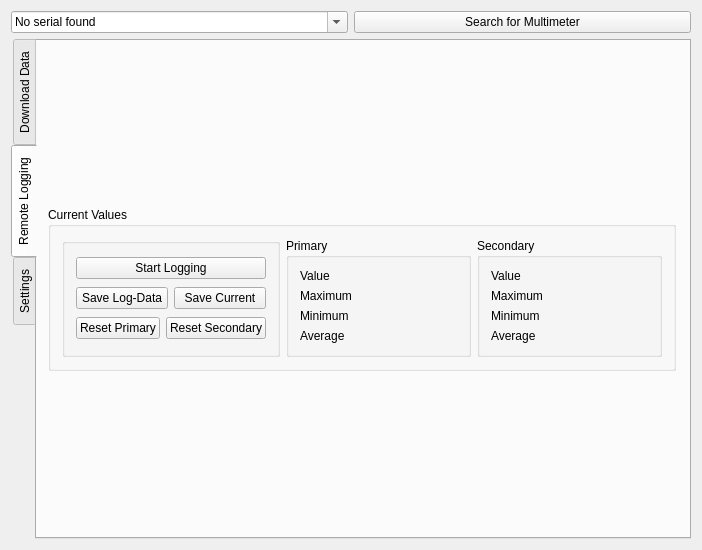
<?xml version="1.0" encoding="UTF-8"?>
<ui version="4.0">
 <class>YellowDolphinDownloaderClass</class>
 <widget class="QWidget" name="YellowDolphinDownloaderClass">
  <property name="geometry">
   <rect>
    <x>0</x>
    <y>0</y>
    <width>700</width>
    <height>550</height>
   </rect>
  </property>
  <property name="sizePolicy">
   <sizepolicy hsizetype="Fixed" vsizetype="Fixed">
    <horstretch>0</horstretch>
    <verstretch>0</verstretch>
   </sizepolicy>
  </property>
  <property name="maximumSize">
   <size>
    <width>10000</width>
    <height>10000</height>
   </size>
  </property>
  <property name="acceptDrops">
   <bool>false</bool>
  </property>
  <property name="windowTitle">
   <string>YellowDolphinDownloader</string>
  </property>
  <property name="autoFillBackground">
   <bool>true</bool>
  </property>
  <property name="locale">
   <locale language="English" country="UnitedStates"/>
  </property>
  <layout class="QVBoxLayout" name="verticalLayout">
   <item>
    <layout class="QHBoxLayout" name="horizontalLayout">
     <item>
      <widget class="QComboBox" name="interfacesCombo">
       <property name="mouseTracking">
        <bool>true</bool>
       </property>
       <property name="editable">
        <bool>true</bool>
       </property>
       <item>
        <property name="text">
         <string>No serial found</string>
        </property>
       </item>
      </widget>
     </item>
     <item>
      <widget class="QPushButton" name="searchmultimeter">
       <property name="text">
        <string>Search for Multimeter</string>
       </property>
      </widget>
     </item>
    </layout>
   </item>
   <item>
    <widget class="QTabWidget" name="tabWidget">
     <property name="tabPosition">
      <enum>QTabWidget::West</enum>
     </property>
     <property name="currentIndex">
      <number>1</number>
     </property>
     <widget class="QWidget" name="tab_download">
      <attribute name="title">
       <string>Download Data</string>
      </attribute>
      <layout class="QVBoxLayout" name="verticalLayout_3">
       <item>
        <layout class="QHBoxLayout" name="horizontalLayout_2">
         <item>
          <widget class="QGroupBox" name="downloadSelectBox">
           <property name="title">
            <string>Select Data Source</string>
           </property>
           <layout class="QVBoxLayout" name="verticalLayout_2">
            <item>
             <widget class="QRadioButton" name="radioDownloadSave">
              <property name="text">
               <string>SAVE</string>
              </property>
              <property name="checked">
               <bool>true</bool>
              </property>
             </widget>
            </item>
            <item>
             <widget class="QRadioButton" name="radioDownloadLog">
              <property name="text">
               <string>LOG</string>
              </property>
             </widget>
            </item>
            <item>
             <widget class="QRadioButton" name="radioUseBinFileDL">
              <property name="text">
               <string>Load from binary file</string>
              </property>
             </widget>
            </item>
           </layout>
          </widget>
         </item>
         <item>
          <widget class="QGroupBox" name="downloadOutputBox">
           <property name="title">
            <string>Select Output Format</string>
           </property>
           <layout class="QVBoxLayout" name="verticalLayout_4">
            <item>
             <widget class="QRadioButton" name="radioDownload2Bin">
              <property name="text">
               <string>Binary Format</string>
              </property>
              <property name="checked">
               <bool>true</bool>
              </property>
             </widget>
            </item>
            <item>
             <widget class="QRadioButton" name="radioDownload2CSVF">
              <property name="text">
               <string>CSV (Full)</string>
              </property>
             </widget>
            </item>
            <item>
             <widget class="QRadioButton" name="radioDownload2CSVR">
              <property name="text">
               <string>CSV (Reduced)</string>
              </property>
             </widget>
            </item>
            <item>
             <widget class="QRadioButton" name="radioDownload2OO">
              <property name="text">
               <string>OpenOffice (Calc)</string>
              </property>
             </widget>
            </item>
           </layout>
          </widget>
         </item>
        </layout>
       </item>
       <item>
        <widget class="QPushButton" name="downloadButton">
         <property name="text">
          <string>Download</string>
         </property>
        </widget>
       </item>
       <item>
        <widget class="QProgressBar" name="progressBar">
         <property name="value">
          <number>0</number>
         </property>
         <property name="textVisible">
          <bool>true</bool>
         </property>
         <property name="orientation">
          <enum>Qt::Horizontal</enum>
         </property>
         <property name="invertedAppearance">
          <bool>false</bool>
         </property>
         <property name="textDirection">
          <enum>QProgressBar::TopToBottom</enum>
         </property>
         <property name="format">
          <string>%p%</string>
         </property>
        </widget>
       </item>
      </layout>
     </widget>
     <widget class="QWidget" name="tab_remote">
      <attribute name="title">
       <string>Remote Logging</string>
      </attribute>
      <layout class="QVBoxLayout" name="verticalLayout_7">
       <item>
        <layout class="QVBoxLayout" name="verticalLayout_VP"/>
       </item>
       <item>
        <widget class="QGroupBox" name="groupBox">
         <property name="sizePolicy">
          <sizepolicy hsizetype="Fixed" vsizetype="Fixed">
           <horstretch>0</horstretch>
           <verstretch>0</verstretch>
          </sizepolicy>
         </property>
         <property name="title">
          <string>Current Values</string>
         </property>
         <layout class="QVBoxLayout" name="verticalLayout_9">
          <item>
           <layout class="QHBoxLayout" name="horizontalLayout_6">
            <item>
             <widget class="QGroupBox" name="groupBox_remoteLogCommands">
              <property name="title">
               <string/>
              </property>
              <layout class="QVBoxLayout" name="verticalLayout_5">
               <item>
                <widget class="QPushButton" name="pushButton_remlog_query">
                 <property name="text">
                  <string>Start Logging</string>
                 </property>
                </widget>
               </item>
               <item>
                <layout class="QHBoxLayout" name="horizontalLayout_8">
                 <item>
                  <widget class="QPushButton" name="pushButton_SaveData">
                   <property name="text">
                    <string>Save Log-Data</string>
                   </property>
                  </widget>
                 </item>
                 <item>
                  <widget class="QPushButton" name="pushButton_3">
                   <property name="text">
                    <string>Save Current</string>
                   </property>
                  </widget>
                 </item>
                </layout>
               </item>
               <item>
                <layout class="QHBoxLayout" name="horizontalLayout_4">
                 <item>
                  <widget class="QPushButton" name="pushButton_ResetPri">
                   <property name="text">
                    <string>Reset Primary</string>
                   </property>
                  </widget>
                 </item>
                 <item>
                  <widget class="QPushButton" name="pushButton_resetSec">
                   <property name="text">
                    <string>Reset Secondary</string>
                   </property>
                  </widget>
                 </item>
                </layout>
               </item>
              </layout>
             </widget>
            </item>
            <item>
             <widget class="QGroupBox" name="groupBox_pri">
              <property name="sizePolicy">
               <sizepolicy hsizetype="Fixed" vsizetype="Fixed">
                <horstretch>0</horstretch>
                <verstretch>0</verstretch>
               </sizepolicy>
              </property>
              <property name="title">
               <string>Primary</string>
              </property>
              <layout class="QHBoxLayout" name="horizontalLayout_3">
               <item>
                <layout class="QVBoxLayout" name="verticalLayout_14">
                 <item>
                  <widget class="QLabel" name="label_23">
                   <property name="text">
                    <string>Value</string>
                   </property>
                  </widget>
                 </item>
                 <item>
                  <widget class="QLabel" name="label_25">
                   <property name="text">
                    <string>Maximum</string>
                   </property>
                  </widget>
                 </item>
                 <item>
                  <widget class="QLabel" name="label_24">
                   <property name="text">
                    <string>Minimum</string>
                   </property>
                  </widget>
                 </item>
                 <item>
                  <widget class="QLabel" name="label_26">
                   <property name="text">
                    <string>Average</string>
                   </property>
                  </widget>
                 </item>
                </layout>
               </item>
               <item>
                <layout class="QVBoxLayout" name="verticalLayout_10">
                 <item>
                  <widget class="QLabel" name="label_priValue">
                   <property name="sizePolicy">
                    <sizepolicy hsizetype="Fixed" vsizetype="Fixed">
                     <horstretch>0</horstretch>
                     <verstretch>0</verstretch>
                    </sizepolicy>
                   </property>
                   <property name="minimumSize">
                    <size>
                     <width>99</width>
                     <height>14</height>
                    </size>
                   </property>
                   <property name="maximumSize">
                    <size>
                     <width>99</width>
                     <height>14</height>
                    </size>
                   </property>
                   <property name="baseSize">
                    <size>
                     <width>28</width>
                     <height>0</height>
                    </size>
                   </property>
                   <property name="font">
                    <font>
                     <pointsize>9</pointsize>
                    </font>
                   </property>
                   <property name="text">
                    <string/>
                   </property>
                   <property name="textFormat">
                    <enum>Qt::PlainText</enum>
                   </property>
                   <property name="scaledContents">
                    <bool>false</bool>
                   </property>
                   <property name="alignment">
                    <set>Qt::AlignRight|Qt::AlignTrailing|Qt::AlignVCenter</set>
                   </property>
                   <property name="textInteractionFlags">
                    <set>Qt::LinksAccessibleByMouse|Qt::TextSelectableByMouse</set>
                   </property>
                  </widget>
                 </item>
                 <item>
                  <widget class="QLabel" name="label_priMax">
                   <property name="sizePolicy">
                    <sizepolicy hsizetype="Fixed" vsizetype="Fixed">
                     <horstretch>99</horstretch>
                     <verstretch>14</verstretch>
                    </sizepolicy>
                   </property>
                   <property name="minimumSize">
                    <size>
                     <width>99</width>
                     <height>14</height>
                    </size>
                   </property>
                   <property name="maximumSize">
                    <size>
                     <width>99</width>
                     <height>14</height>
                    </size>
                   </property>
                   <property name="font">
                    <font>
                     <pointsize>9</pointsize>
                    </font>
                   </property>
                   <property name="text">
                    <string/>
                   </property>
                   <property name="textFormat">
                    <enum>Qt::PlainText</enum>
                   </property>
                   <property name="scaledContents">
                    <bool>false</bool>
                   </property>
                   <property name="alignment">
                    <set>Qt::AlignRight|Qt::AlignTrailing|Qt::AlignVCenter</set>
                   </property>
                   <property name="textInteractionFlags">
                    <set>Qt::LinksAccessibleByMouse|Qt::TextSelectableByMouse</set>
                   </property>
                  </widget>
                 </item>
                 <item>
                  <widget class="QLabel" name="label_priMin">
                   <property name="sizePolicy">
                    <sizepolicy hsizetype="Fixed" vsizetype="Fixed">
                     <horstretch>99</horstretch>
                     <verstretch>14</verstretch>
                    </sizepolicy>
                   </property>
                   <property name="minimumSize">
                    <size>
                     <width>99</width>
                     <height>14</height>
                    </size>
                   </property>
                   <property name="maximumSize">
                    <size>
                     <width>99</width>
                     <height>14</height>
                    </size>
                   </property>
                   <property name="font">
                    <font>
                     <pointsize>9</pointsize>
                    </font>
                   </property>
                   <property name="text">
                    <string/>
                   </property>
                   <property name="textFormat">
                    <enum>Qt::PlainText</enum>
                   </property>
                   <property name="scaledContents">
                    <bool>false</bool>
                   </property>
                   <property name="alignment">
                    <set>Qt::AlignRight|Qt::AlignTrailing|Qt::AlignVCenter</set>
                   </property>
                   <property name="textInteractionFlags">
                    <set>Qt::LinksAccessibleByMouse|Qt::TextSelectableByMouse</set>
                   </property>
                  </widget>
                 </item>
                 <item>
                  <widget class="QLabel" name="label_priAverage">
                   <property name="sizePolicy">
                    <sizepolicy hsizetype="Fixed" vsizetype="Fixed">
                     <horstretch>99</horstretch>
                     <verstretch>14</verstretch>
                    </sizepolicy>
                   </property>
                   <property name="minimumSize">
                    <size>
                     <width>99</width>
                     <height>14</height>
                    </size>
                   </property>
                   <property name="maximumSize">
                    <size>
                     <width>99</width>
                     <height>14</height>
                    </size>
                   </property>
                   <property name="font">
                    <font>
                     <pointsize>9</pointsize>
                    </font>
                   </property>
                   <property name="text">
                    <string/>
                   </property>
                   <property name="textFormat">
                    <enum>Qt::PlainText</enum>
                   </property>
                   <property name="scaledContents">
                    <bool>false</bool>
                   </property>
                   <property name="alignment">
                    <set>Qt::AlignRight|Qt::AlignTrailing|Qt::AlignVCenter</set>
                   </property>
                   <property name="textInteractionFlags">
                    <set>Qt::LinksAccessibleByMouse|Qt::TextSelectableByMouse</set>
                   </property>
                  </widget>
                 </item>
                </layout>
               </item>
              </layout>
             </widget>
            </item>
            <item>
             <widget class="QGroupBox" name="groupBox_sec">
              <property name="sizePolicy">
               <sizepolicy hsizetype="Fixed" vsizetype="Fixed">
                <horstretch>0</horstretch>
                <verstretch>0</verstretch>
               </sizepolicy>
              </property>
              <property name="title">
               <string>Secondary</string>
              </property>
              <layout class="QHBoxLayout" name="horizontalLayout_5">
               <item>
                <layout class="QVBoxLayout" name="verticalLayout_15">
                 <item>
                  <widget class="QLabel" name="label_27">
                   <property name="text">
                    <string>Value</string>
                   </property>
                  </widget>
                 </item>
                 <item>
                  <widget class="QLabel" name="label_28">
                   <property name="text">
                    <string>Maximum</string>
                   </property>
                  </widget>
                 </item>
                 <item>
                  <widget class="QLabel" name="label_29">
                   <property name="text">
                    <string>Minimum</string>
                   </property>
                  </widget>
                 </item>
                 <item>
                  <widget class="QLabel" name="label_30">
                   <property name="text">
                    <string>Average</string>
                   </property>
                  </widget>
                 </item>
                </layout>
               </item>
               <item>
                <layout class="QVBoxLayout" name="verticalLayout_16">
                 <item>
                  <widget class="QLabel" name="label_secValue">
                   <property name="sizePolicy">
                    <sizepolicy hsizetype="Fixed" vsizetype="Fixed">
                     <horstretch>99</horstretch>
                     <verstretch>14</verstretch>
                    </sizepolicy>
                   </property>
                   <property name="minimumSize">
                    <size>
                     <width>99</width>
                     <height>14</height>
                    </size>
                   </property>
                   <property name="maximumSize">
                    <size>
                     <width>99</width>
                     <height>14</height>
                    </size>
                   </property>
                   <property name="baseSize">
                    <size>
                     <width>28</width>
                     <height>0</height>
                    </size>
                   </property>
                   <property name="font">
                    <font>
                     <pointsize>9</pointsize>
                    </font>
                   </property>
                   <property name="text">
                    <string/>
                   </property>
                   <property name="textFormat">
                    <enum>Qt::PlainText</enum>
                   </property>
                   <property name="scaledContents">
                    <bool>false</bool>
                   </property>
                   <property name="alignment">
                    <set>Qt::AlignRight|Qt::AlignTrailing|Qt::AlignVCenter</set>
                   </property>
                   <property name="textInteractionFlags">
                    <set>Qt::LinksAccessibleByMouse|Qt::TextSelectableByMouse</set>
                   </property>
                  </widget>
                 </item>
                 <item>
                  <widget class="QLabel" name="label_secMax">
                   <property name="sizePolicy">
                    <sizepolicy hsizetype="Fixed" vsizetype="Fixed">
                     <horstretch>99</horstretch>
                     <verstretch>14</verstretch>
                    </sizepolicy>
                   </property>
                   <property name="minimumSize">
                    <size>
                     <width>99</width>
                     <height>14</height>
                    </size>
                   </property>
                   <property name="maximumSize">
                    <size>
                     <width>99</width>
                     <height>14</height>
                    </size>
                   </property>
                   <property name="font">
                    <font>
                     <pointsize>9</pointsize>
                    </font>
                   </property>
                   <property name="text">
                    <string/>
                   </property>
                   <property name="textFormat">
                    <enum>Qt::PlainText</enum>
                   </property>
                   <property name="scaledContents">
                    <bool>false</bool>
                   </property>
                   <property name="alignment">
                    <set>Qt::AlignRight|Qt::AlignTrailing|Qt::AlignVCenter</set>
                   </property>
                   <property name="textInteractionFlags">
                    <set>Qt::LinksAccessibleByMouse|Qt::TextSelectableByMouse</set>
                   </property>
                  </widget>
                 </item>
                 <item>
                  <widget class="QLabel" name="label_secMin">
                   <property name="sizePolicy">
                    <sizepolicy hsizetype="Fixed" vsizetype="Fixed">
                     <horstretch>99</horstretch>
                     <verstretch>14</verstretch>
                    </sizepolicy>
                   </property>
                   <property name="minimumSize">
                    <size>
                     <width>99</width>
                     <height>14</height>
                    </size>
                   </property>
                   <property name="maximumSize">
                    <size>
                     <width>99</width>
                     <height>14</height>
                    </size>
                   </property>
                   <property name="font">
                    <font>
                     <pointsize>9</pointsize>
                    </font>
                   </property>
                   <property name="text">
                    <string/>
                   </property>
                   <property name="textFormat">
                    <enum>Qt::PlainText</enum>
                   </property>
                   <property name="scaledContents">
                    <bool>false</bool>
                   </property>
                   <property name="alignment">
                    <set>Qt::AlignRight|Qt::AlignTrailing|Qt::AlignVCenter</set>
                   </property>
                   <property name="textInteractionFlags">
                    <set>Qt::LinksAccessibleByMouse|Qt::TextSelectableByMouse</set>
                   </property>
                  </widget>
                 </item>
                 <item>
                  <widget class="QLabel" name="label_secAverage">
                   <property name="sizePolicy">
                    <sizepolicy hsizetype="Fixed" vsizetype="Fixed">
                     <horstretch>99</horstretch>
                     <verstretch>14</verstretch>
                    </sizepolicy>
                   </property>
                   <property name="minimumSize">
                    <size>
                     <width>99</width>
                     <height>14</height>
                    </size>
                   </property>
                   <property name="maximumSize">
                    <size>
                     <width>99</width>
                     <height>14</height>
                    </size>
                   </property>
                   <property name="font">
                    <font>
                     <pointsize>9</pointsize>
                    </font>
                   </property>
                   <property name="text">
                    <string/>
                   </property>
                   <property name="textFormat">
                    <enum>Qt::PlainText</enum>
                   </property>
                   <property name="scaledContents">
                    <bool>false</bool>
                   </property>
                   <property name="alignment">
                    <set>Qt::AlignRight|Qt::AlignTrailing|Qt::AlignVCenter</set>
                   </property>
                   <property name="textInteractionFlags">
                    <set>Qt::LinksAccessibleByMouse|Qt::TextSelectableByMouse</set>
                   </property>
                  </widget>
                 </item>
                </layout>
               </item>
              </layout>
             </widget>
            </item>
           </layout>
          </item>
         </layout>
        </widget>
       </item>
      </layout>
     </widget>
     <widget class="QWidget" name="tab_settings">
      <attribute name="title">
       <string>Settings</string>
      </attribute>
      <layout class="QVBoxLayout" name="verticalLayout_8">
       <item>
        <widget class="QPushButton" name="refreshInterfacesBut">
         <property name="text">
          <string>Refresh Interfaces</string>
         </property>
        </widget>
       </item>
       <item>
        <widget class="QGroupBox" name="groupBox_2">
         <property name="title">
          <string>Multimeter Settings</string>
         </property>
        </widget>
       </item>
      </layout>
     </widget>
    </widget>
   </item>
  </layout>
 </widget>
 <layoutdefault spacing="6" margin="11"/>
 <tabstops>
  <tabstop>interfacesCombo</tabstop>
  <tabstop>searchmultimeter</tabstop>
  <tabstop>tabWidget</tabstop>
  <tabstop>radioDownloadSave</tabstop>
  <tabstop>radioDownloadLog</tabstop>
  <tabstop>radioUseBinFileDL</tabstop>
  <tabstop>radioDownload2Bin</tabstop>
  <tabstop>radioDownload2CSVF</tabstop>
  <tabstop>radioDownload2CSVR</tabstop>
  <tabstop>radioDownload2OO</tabstop>
  <tabstop>downloadButton</tabstop>
 </tabstops>
 <resources/>
 <connections/>
</ui>
